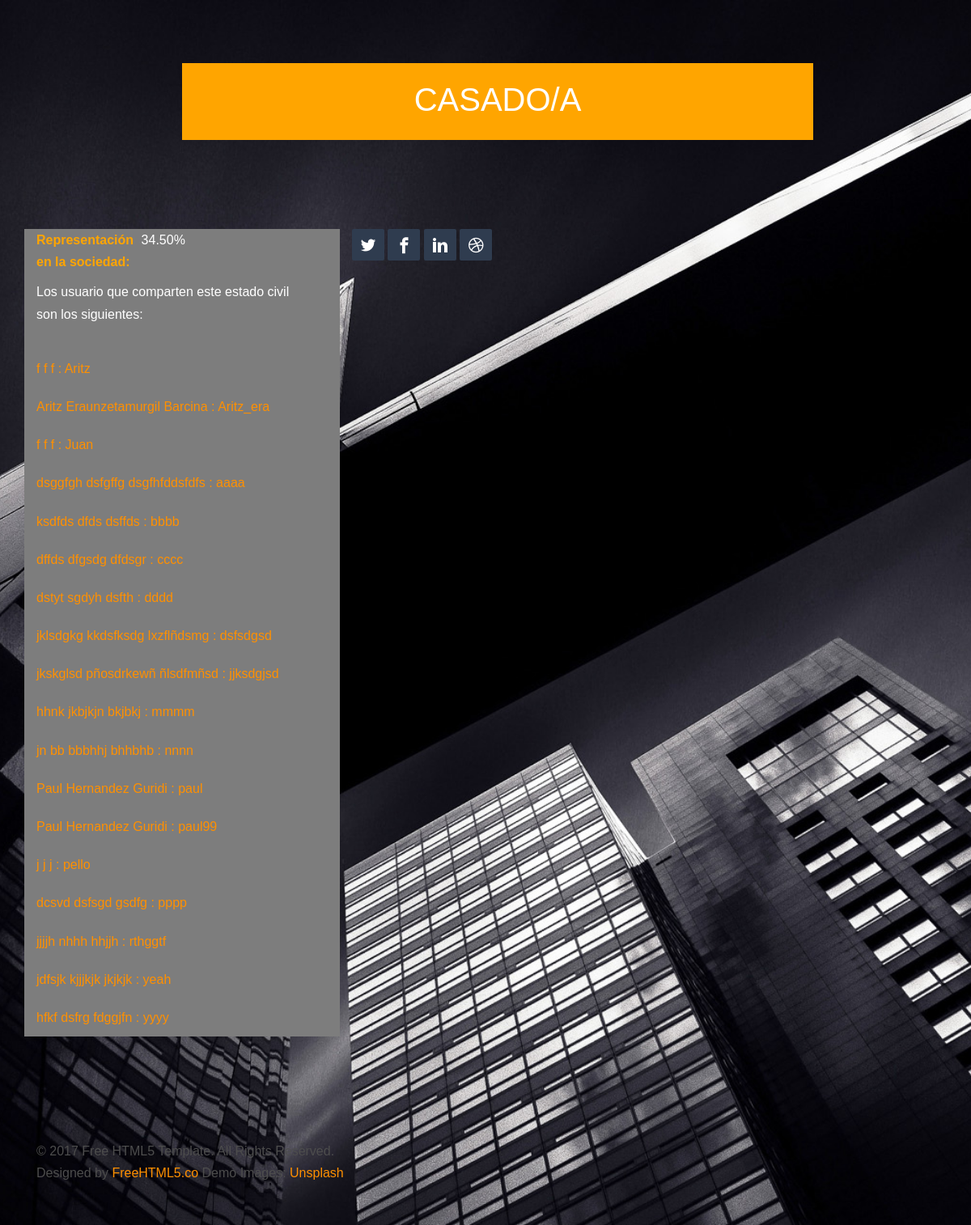
/estadoCivil/1/, run on the app's committed database.
### appRedSocial/models.py (models this page shows, shortened)
class EstadoCivil(models.Model):
 nombreEstadoCivil = models.CharField( max_length=20)
 representacion = models.DecimalField(max_digits=4, decimal_places=2)

class Usuario(models.Model):
 nombreUsuario = models.CharField( max_length=40, primary_key=True)
 contraseña = models.CharField( max_length=8, default='contraseña')
 estadoCivil = models.ForeignKey(EstadoCivil, on_delete=models.CASCADE)
 aficiones = models.ManyToManyField(Aficion, default=[0])#null=False, blank=False
 nombre = models.CharField(max_length=40)
 apellidoUno = models.CharField(max_length=40)
 apellidoDos = models.CharField(max_length=40)
 telefono = models.IntegerField(default=0)
 fecha_nacimiento = models.DateField()
 ciudad = models.ForeignKey(Ciudad, on_delete=models.CASCADE)
 fotoPerfil = models.ImageField(upload_to='img/',blank=True, null=True)
 descripcion = models.CharField(max_length=250)
 sobreMi = models.TextField(null=True, blank=True)
 email = models.EmailField(max_length = 100)
 fotoDescripcion = models.ImageField(upload_to='img/', null=True, blank=True)
 segidos = models.ManyToManyField("self")
 segidores = models.ManyToManyField("self")

### appRedSocial/views.py (the view)
# urls.py: path('estadoCivil/<int:estadoCivil_id>/', views.estadoCivil, name='estadoCivil'),]
def estadoCivil(request, estadoCivil_id):
	estadoCivil = get_object_or_404(EstadoCivil, pk=estadoCivil_id)
	usuarios= get_list_or_404(Usuario.objects.order_by('nombreUsuario'))
	usuarioSeleccionado = list()
	for usuario in usuarios:
		if (usuario.estadoCivil.id == estadoCivil.id):
			usuarioSeleccionado.append(usuario)
	context = {'estadoCivil': estadoCivil, 'usuarioSeleccionado': usuarioSeleccionado}
	return render(request, 'estadoCivil.html', context)

### appRedSocial/templates/estadoCivil.html (shortened to what this page needs)
{% extends "base.html" %}
{% block styles %}
{% load static %}
<link rel="stylesheet" href="{% static 'css/animate.css' %}">
<link rel="stylesheet" href="{% static 'css/icomoon.css' %}">
<link rel="stylesheet" href="{% static 'css/bootstrap.css' %}">
<link rel="stylesheet" href="{% static 'css/style.css' %}">
<link rel="stylesheet" href="{% static 'css/imagenFondoCiudad.css' %}">
{% endblock %}
{% block content %}
<div id="page">
<div id="fh5co-about" class="animate-box">
	<div class="container">
		<div class="row">
			<div class="col-md-8 col-md-offset-2 text-center fh5co-heading nn">
				<h2>{{ estadoCivil.nombreEstadoCivil }}</h2>
			</div>
		</div>
		<div class="row">
			<div class="col-md-4-c">
				<ul class="info">
					<li><span class="first-block">Representación en la sociedad:</span><span class="second-block">{{ estadoCivil.representacion }}%</span></li>
					<p>Los usuario que comparten este estado civil son los siguientes: </p>
					{%if usuarioSeleccionado %}
						{%for usu in usuarioSeleccionado %}
							<li><a href="{% url 'perfil' usu.nombreUsuario %}">{{usu.nombre}} {{usu.apellidoUno}} {{usu.apellidoDos}} : {{usu.nombreUsuario}} </a></li>
						{% endfor %}
					{% endif %}
				</ul>
			</div>
			<div class="col-md-8">
					<ul class="fh5co-social-icons">
						<li><a href="#"><i class="icon-twitter2"></i></a></li>
						<li><a href="#"><i class="icon-facebook3"></i></a></li>
						<li><a href="#"><i class="icon-linkedin2"></i></a></li>
						<li><a href="#"><i class="icon-dribbble2"></i></a></li>
					</ul>
			</div>
		</div>
	</div>
</div>
<div id="fh5co-footer">
	<div class="container">
		<div class="row">
			<div class="col-md-12">
				<p>&copy; 2017 Free HTML5 Template. All Rights Reserved. <br>Designed by <a href="http://freehtml5.co" target="_blank">FreeHTML5.co</a> Demo Images: <a href="http://unsplash.com" target="_blank">Unsplash</a></p>
			</div>
		</div>
	</div>
</div>
{% endblock %}

### appRedSocial/static/css/icomoon.css (style rules this page uses)
[class^="icon-"], [class*=" icon-"] { font-family: 'icomoon' !important; speak: none; font-style: normal; font-weight: normal; font-variant: normal; text-transform: none; line-height: 1; -webkit-font-smoothing: antialiased; -moz-osx-font-smoothing: grayscale; }
.icon-dribbble2:before { content: "\ea66"; }
.icon-linkedin2:before { content: "\ea74"; }
.icon-twitter2:before { content: "\ea7d"; }
.icon-facebook3:before { content: "\ec4d"; }

### appRedSocial/static/css/style.css (style rules this page uses)
body { font-family: "Space Mono", Arial, serif; font-weight: 400; font-size: 16px; line-height: 1.7; color: #4d4d4d; background: #fff; }
#page { position: relative; overflow-x: hidden; width: 100%; height: 100%; -webkit-transition: 0.5s; -o-transition: 0.5s; transition: 0.5s; }
a { color: #FF9000; -webkit-transition: 0.5s; -o-transition: 0.5s; transition: 0.5s; }
p { margin-bottom: 30px; }
h1, h2, h3, h4, h5, h6, figure { color: #000; font-family: "Space Mono", Arial, serif; font-weight: 400; margin: 0 0 20px 0; }
#fh5co-about, #fh5co-resume, #fh5co-skills, #fh5co-started, #fh5co-work, #fh5co-blog, #fh5co-pricing, #fh5co-contact { padding: 3em 0; clear: both; }
.info { margin: 0; padding: 0; width: 90%; float: left; }
.info li { width: 100%; float: left; list-style: none; padding: 10px 0; }
.info li:first-child { padding-top: 0; }
.info li .first-block { width: 40%; display: inline-block; float: left; color: orange; font-weight: bold; }
.info li .second-block { width: 60%; display: inline-block; color: white; }
.fh5co-social-icons { margin: 0; padding: 0; }
.fh5co-social-icons li { margin: 0; padding: 0; list-style: none; display: -moz-inline-stack; display: inline-block; zoom: 1; *display: inline; }
.fh5co-social-icons li a { display: -moz-inline-stack; display: inline-block; zoom: 1; *display: inline; color: #FF9000; padding-left: 10px; padding-right: 10px; }
.fh5co-social-icons li a i { font-size: 20px; }
#fh5co-about .fh5co-social-icons { margin: 0; padding: 0; }
#fh5co-about .fh5co-social-icons li { padding: 0; list-style: none; display: -moz-inline-stack; display: inline-block; zoom: 1; *display: inline; }
#fh5co-about .fh5co-social-icons li a { display: -moz-inline-stack; display: inline-block; zoom: 1; *display: inline; color: #fff; background: #2F3C4F; padding: 10px 10px 2px 10px; -webkit-border-radius: 2px; -moz-border-radius: 2px; -ms-border-radius: 2px; border-radius: 2px; }
#fh5co-about .fh5co-social-icons li a i { font-size: 20px; }
#fh5co-about h2 { color: white; text-transform: uppercase; }
#fh5co-about p { color: white; }
.fh5co-heading { margin-bottom: 5em; }
.fh5co-heading h2 { font-size: 40px; margin-bottom: 20px; line-height: 1.5; color: orange; }
#fh5co-footer { padding: 50px 0; float: left; width: 100%; }
#fh5co-footer p:last-child { margin-bottom: 0; }
.row { padding-top: 30px; }
.nn { background-color: orange; padding-top: 15px; }

### data on the page
EstadoCivil: nombreEstadoCivil "CASADO/A", representacion "34.50"
Usuario: nombre "f", apellidoUno "f", apellidoDos "f", nombreUsuario "Aritz"
Usuario: nombre "Aritz", apellidoUno "Eraunzetamurgil", apellidoDos "Barcina", nombreUsuario "Aritz_era"
Usuario: nombre "f", apellidoUno "f", apellidoDos "f", nombreUsuario "Juan"
Usuario: nombre "dsggfgh", apellidoUno "dsfgffg", apellidoDos "dsgfhfddsfdfs", nombreUsuario "aaaa"
Usuario: nombre "ksdfds", apellidoUno "dfds", apellidoDos "dsffds", nombreUsuario "bbbb"
Usuario: nombre "dffds", apellidoUno "dfgsdg", apellidoDos "dfdsgr", nombreUsuario "cccc"
Usuario: nombre "dstyt", apellidoUno "sgdyh", apellidoDos "dsfth", nombreUsuario "dddd"
Usuario: nombre "jklsdgkg", apellidoUno "kkdsfksdg", apellidoDos "lxzflñdsmg", nombreUsuario "dsfsdgsd"
Usuario: nombre "jkskglsd", apellidoUno "pñosdrkewñ", apellidoDos "ñlsdfmñsd", nombreUsuario "jjksdgjsd"
Usuario: nombre "hhnk", apellidoUno "jkbjkjn", apellidoDos "bkjbkj", nombreUsuario "mmmm"
Usuario: nombre "jn bb", apellidoUno "bbbhhj", apellidoDos "bhhbhb", nombreUsuario "nnnn"
Usuario: nombre "Paul", apellidoUno "Hernandez", apellidoDos "Guridi", nombreUsuario "paul"
Usuario: nombre "Paul", apellidoUno "Hernandez", apellidoDos "Guridi", nombreUsuario "paul99"
Usuario: nombre "j", apellidoUno "j", apellidoDos "j", nombreUsuario "pello"
Usuario: nombre "dcsvd", apellidoUno "dsfsgd", apellidoDos "gsdfg", nombreUsuario "pppp"
Usuario: nombre "jjjjh", apellidoUno "nhhh", apellidoDos "hhjjh", nombreUsuario "rthggtf"
Usuario: nombre "jdfsjk", apellidoUno "kjjjkjk", apellidoDos "jkjkjk", nombreUsuario "yeah"
Usuario: nombre "hfkf", apellidoUno "dsfrg", apellidoDos "fdggjfn", nombreUsuario "yyyy"
